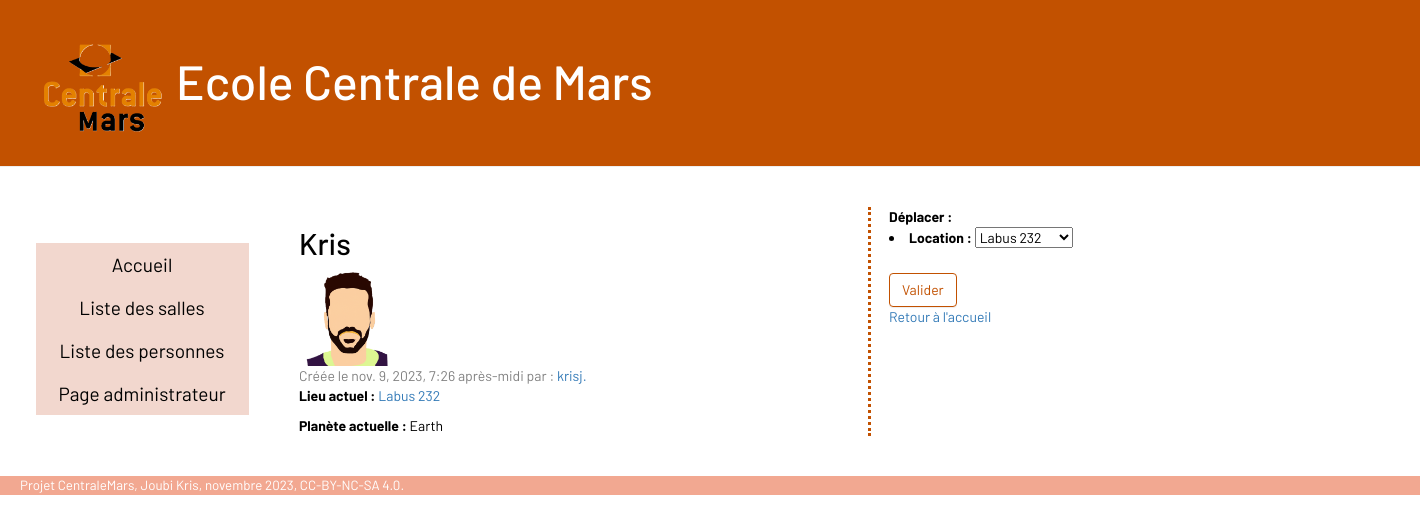
Screenshot of /person/1/ with the database file from the repository.
### blog/models.py (models this page shows, shortened)
class Person(models.Model):
    user = models.ForeignKey(settings.AUTH_USER_MODEL, on_delete=models.CASCADE)
    name = models.CharField(max_length=200)
    planet = models.CharField(default="Earth", max_length=128)
    created_date = models.DateTimeField(default=timezone.now)
    photo = models.CharField(max_length=400, blank=True, default='images/profile.png')
    location = models.ForeignKey(Room, on_delete=models.CASCADE, default=1)

class Room(models.Model):
    user = models.ForeignKey(settings.AUTH_USER_MODEL, on_delete=models.CASCADE)
    name = models.CharField(max_length=200)
    description = models.TextField()
    created_date = models.DateTimeField(default=timezone.now)
    published_date = models.DateTimeField(blank=True, null=True)
    available = models.BooleanField(default=False)
    campus = models.CharField(default="Marseille", max_length=128)
    capacity = models.IntegerField(default=30)
    def __str__(self):
        return self.name

### blog/views.py (the view)
# urls.py: path('person/<int:pk>/', views.person_detail, name='person_detail'),
def person_detail(request, pk, message="", error=False):
    person = get_object_or_404(Person, pk=pk)
    if request.method == 'POST':
        old_location = get_object_or_404(Room, pk=person.location.pk)
        form = MoveForm(request.POST, instance=person)
        if form.is_valid():
            form.save(commit=False)
            new_location = get_object_or_404(Room, pk=person.location.pk)
            if new_location.available:
                form.save(commit=True)
                old_location.updateAvailability()
                old_location.save()
                new_location.updateAvailability()
                new_location.save()
                person.updatePlanet()
                message = "Le changement a correctement été effectué."
            else:
                message = "Le lieu " + new_location.name + " n'est pas libre."
                error = True
                person = get_object_or_404(Person, pk=pk)
        else:
            message = "La valeur entrée dans le formulaire n'est pas valide."
            error = True
            person = get_object_or_404(Person, pk=pk)
    else:
        form = MoveForm()
    return render(request,
                  'blog/person_detail.html',
                  {'person': person, 'form': form, 'message': message, "warning": error})

### blog/forms.py
class MoveForm(forms.ModelForm):
    class Meta:
        model = Person
        fields = ('location',)

### blog/templates/blog/person_detail.html (shortened to what this page needs)
{% extends 'blog/base.html' %}
{% block content %}
{% load static %}
     <article class="post">
            <div class = "col2">
                <div class = "noCut">
                    <h2>{{ person.name }}</h2>
                    <div>
                        <img src="{% static person.photo %}"
                         alt="Photo de profil."
                         height="96pt"/>
                    </div>
                    <time class="date">Créée le {{ person.created_date  }} par : <a  href="/admin/auth/user/">{{person.user}}.</a></time>
                    <p><b>Lieu actuel : </b><a  href="{% url 'room_detail' pk=person.location.pk %}">{{person.location}}</a></p>
                    <p><b>Planète actuelle : </b>{{person.planet}} </p>
                </div>
                 <div class = "noCut">
                    <form method="POST" class="post-form">{% csrf_token %}
                        <b>Déplacer :</b>
                        {{ form.as_ul }}
                        <br>
                        <button type="submit" class="btn btn-default">Valider</button>
                        <br>
                        <a href="{% url 'home' %}">Retour à l'accueil</a>
                    </form>
                 </div>
            </div>
     </article>
{% endblock %}

### blog/static/css/blog.css (style rules this page uses)
body { font-family: 'Barlow'; }
body { background-color: white; color: #000000; }
h1, h2, h3, h4 { font-family: 'Barlow', cursive; }
.date { color: #828282; }
.btn-default, .btn-default:visited { color: #C25100; background: none; border-color: #C25100; transition: 0.4s; }
.col2 { column-count: 2; column-gap: 40px; column-rule-color : #C25100; column-rule-style : dotted; column-rule-width 2px; }
.noCut { break-inside: avoid; page-break-inside: avoid; }

### rows the page displays
Person: name "Kris", photo (placeholder picture), created_date "nov. 9, 2023, 7:26 après-midi", user "krisj", location "Labus 232", planet "Earth"
